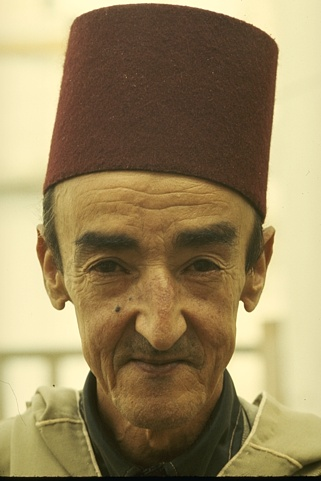
#> input picture Experiments/Image Segmentation exp/fourthround/Image8/189080.jpg, 321 x 481 px
$ jupyter execute __kmeans-workingWithVq.ipynb
#> lines starting #> are read from the running program, lines starting #| are printed output that depends on the picture
[cell 1]
import numpy as np
import pandas as pd
import cv2 as cv
from matplotlib import pyplot as plt
from sklearn.cluster import KMeans

[cell 2]
img=cv.imread('189080.jpg')
#> img is the input picture: shape (481, 321, 3); mean B, G, R 94.2, 133.4, 151.8
img=cv.cvtColor(img,cv.COLOR_BGR2RGB)

plt.imshow(img)
plt.xticks([])
plt.yticks([])
plt.grid(False)
plt.show()
pic=cv.cvtColor(img,cv.COLOR_RGB2LUV)
#> pic: shape (481, 321, 3); mean of channels 0, 1, 2 140.2, 106.6, 163.6
plt.imshow(pic)

[cell 3]
#resize the image
img = cv.resize(pic, dsize=(200, 200))
#> img: shape (200, 200, 3); mean of channels 0, 1, 2 140, 106.5, 163.5

#
# rearange the image array with the block size of four
#

i=0
j=0
luv=[]

for h in range(100):
    j=0
    for k in range(100):
        luv.append([
            [img[i,j,0]],[img[i+1,j,0]],[img[i,j+1,0]],[img[i+1,j+1,0]],
            [img[i,j,1]],[img[i+1,j,1]],[img[i,j+1,1]],[img[i+1,j+1,1]],
            [img[i,j,2]],[img[i+1,j,2]],[img[i,j+1,2]],[img[i+1,j+1,2]]

        ])

        j=j+2
    i=i+2
#> after the loop, i = 200; luv = 10000 items

luva=np.reshape(np.array(luv),(100,100,12))
print('luva.shape',luva.shape)
#| luva.shape (100, 100, 12)

# re-asign the new array format to the image
pic=luva
print('pic.shape',pic.shape)
#| pic.shape (100, 100, 12)

pic_n = pic.reshape(pic.shape[0]*pic.shape[1], 12)
print('pic_n.shape',pic_n.shape)
#| pic_n.shape (10000, 12)

[cell 4]
import time as t
clusterssize=[2,3,4,5,6,7,8,9,10]
timearray=[]
error=[]
segementedImg=[]

[cell 5]
for i in clusterssize:

    start=t.time()
    kmeans = KMeans(n_clusters=i, random_state=0).fit(pic_n)
    timearray.append(t.time()-start)
    segementedImg.append(kmeans.labels_)
    pic2show = kmeans.cluster_centers_[kmeans.labels_]

    cluster_pic = pic2show.reshape(pic.shape[0],pic.shape[1], 12)

    error.append(np.linalg.norm(pic-cluster_pic))
    print(i)
#> after the loop, error = [6612.1, 4238.7, 3598.5, 3160.9, 2800.2, 2738.8, 2495.2, 2419.2, 2350.4]; segementedImg = 9 items; timearray = [0.024, 0.00743, 0.00898, 0.00768, 0.00984, 0.011, 0.00904, 0.0115, 0.0177]

[cell 6]
#convert back the clustered image to the original form
#decoding

temp=np.zeros((200,200,3))
i=0
j=0
for h in range(100):
    j=0
    for k in range(100):
        val=cluster_pic[h,k,:]

        temp[i,j,0]=val[0]
        temp[i+1,j,0]=val[1]
        temp[i,j+1,0]=val[2]
        temp[i+1,j+1,0]=val[3]

        temp[i,j,1]=val[4]
        temp[i+1,j,1]=val[5]
        temp[i,j+1,1]=val[6]
        temp[i+1,j+1,1]=val[7]

        temp[i,j,2]=val[8]
        temp[i+1,j,2]=val[9]
        temp[i,j+1,2]=val[10]
        temp[i+1,j+1,2]=val[11]

        j=j+2
    i=i+2
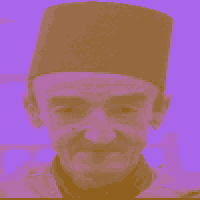
#> temp: shape (200, 200, 3) float64; mean of channels 0, 1, 2 140, 106.5, 163.5; drawn as B, G, R
#> after the loop, i = 200


temp=cv.cvtColor((temp).astype('uint8'),cv.COLOR_LUV2RGB)
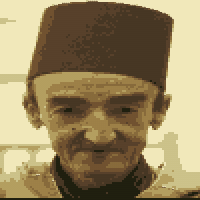
#> temp: shape (200, 200, 3); mean R, G, B 149.9, 132.5, 94.1
plt.imshow(temp)
plt.xticks([])
plt.yticks([])
plt.imshow(temp)
plt.savefig('kmeans_SegementdIMg.jpg')
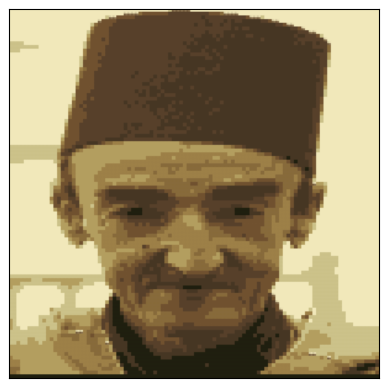
#> figure drawn by matplotlib, 1 panel
plt.show()

[cell 7]
plt.xlabel('Number of Clusters')
plt.ylabel('Error')
plt.plot(clusterssize,error)
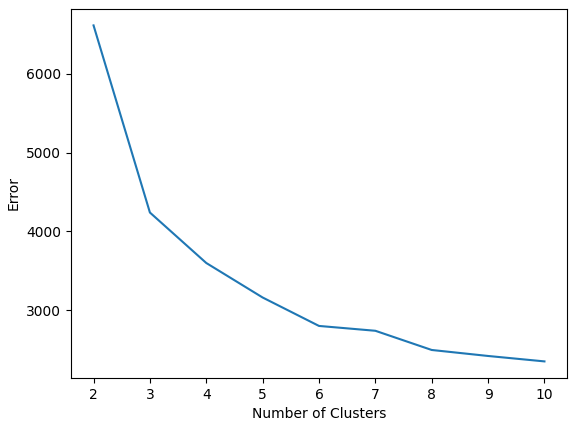
#> figure drawn by matplotlib, 1 panel

[cell 8]
plt.xlabel('Number of Clusters')
plt.ylabel('Time [Sec]')

plt.plot(np.arange(2,11,1),timearray)
np.savetxt("kmeans_timearray.csv", timearray, delimiter=",")
np.savetxt("kmeans_segementedImg.csv", segementedImg, delimiter=",")
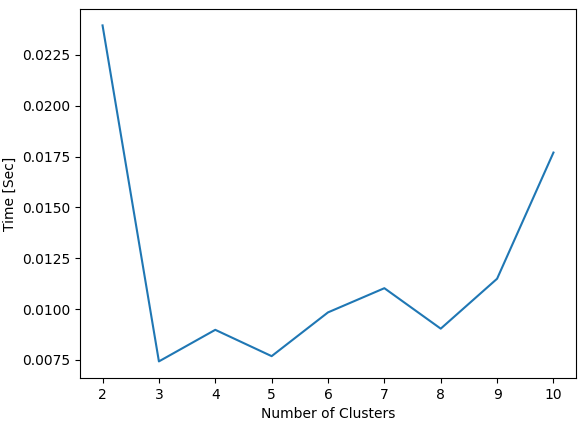
#> figure drawn by matplotlib, 1 panel
